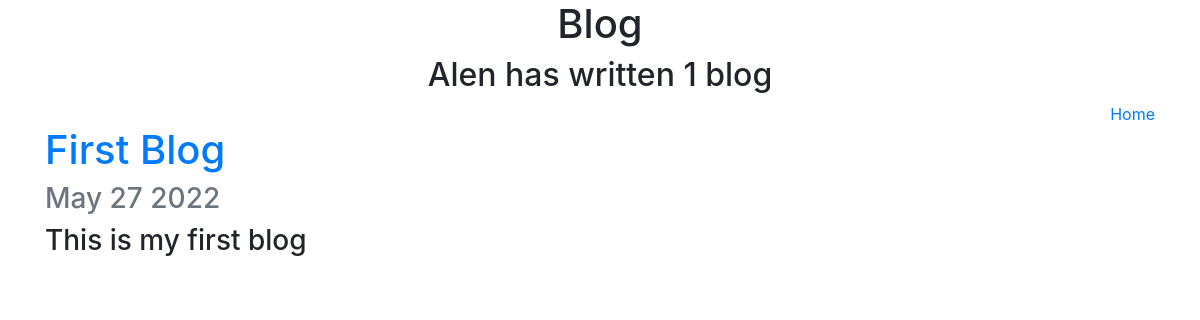
Page /blog/ on the earlier database version.
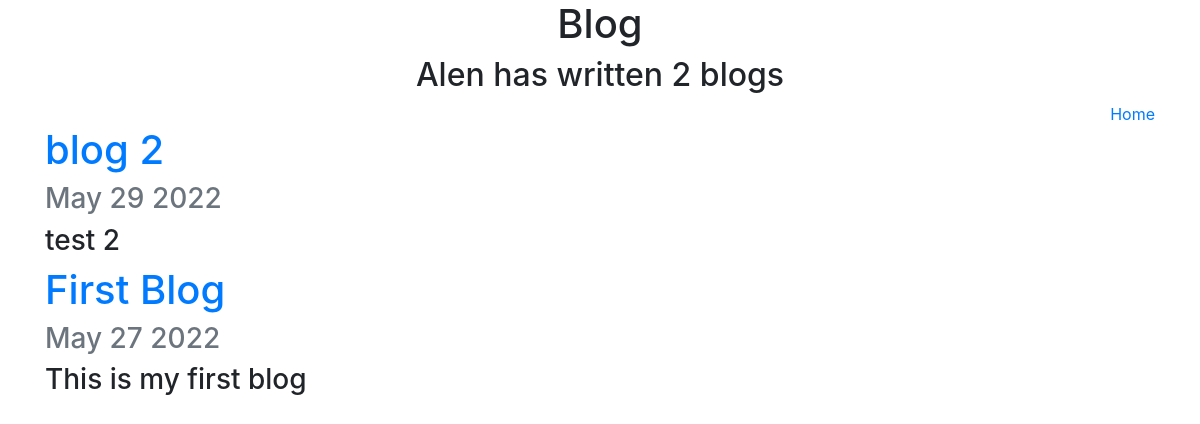
Same page on the later database version.
### blog/models.py (models this page shows, shortened)
class Blog(models.Model):
    title = models.CharField(max_length=100)
    date = models.DateField(auto_now_add=True)
    description = models.CharField(max_length=250)

### blog/views.py (the view)
# urls.py: path("", views.blogs_home, name="blogs_home"),
def blogs_home(request):
    blog_count = Blog.objects.count()
    blogs = Blog.objects.order_by("-date")[:5]
    return render(
        request, "blog/blogs_home.html", {"blogs": blogs, "blog_count": blog_count}
    )

### blog/templates/blog/blogs_home.html (shortened to what this page needs)
<link rel="stylesheet" href="https://cdn.jsdelivr.net/npm/bootstrap@4.6.1/dist/css/bootstrap.min.css">
<div class="container">
    <div class="text-center">
        <h1>Blog</h1>
        <h2>Alen has written {{ blog_count }} blog{{ blogs.count|pluralize }} </h2>
    </div>
    <div class="text-right">
        <a href="{% url 'home' %}">Home</a>
    </div>
    <div class="text-left">
        {% for blog in blogs %}
            <a href="{% url 'blog:detail' blog.id %}"><h1>{{ blog.title }}</h1></a>
            <h3 class="text-muted">{{ blog.date|date:'M d Y' }}</h3>
            <h3>{{ blog.description|striptags|truncatechars:100 }}</h3>
        {% endfor %}
    </div>
</div>

Differences in the rows shown:
added Blog: title "blog 2", date "May 29 2022", description "test 2"
Other differences:
{{ blog_count }}: "1" → "2"
